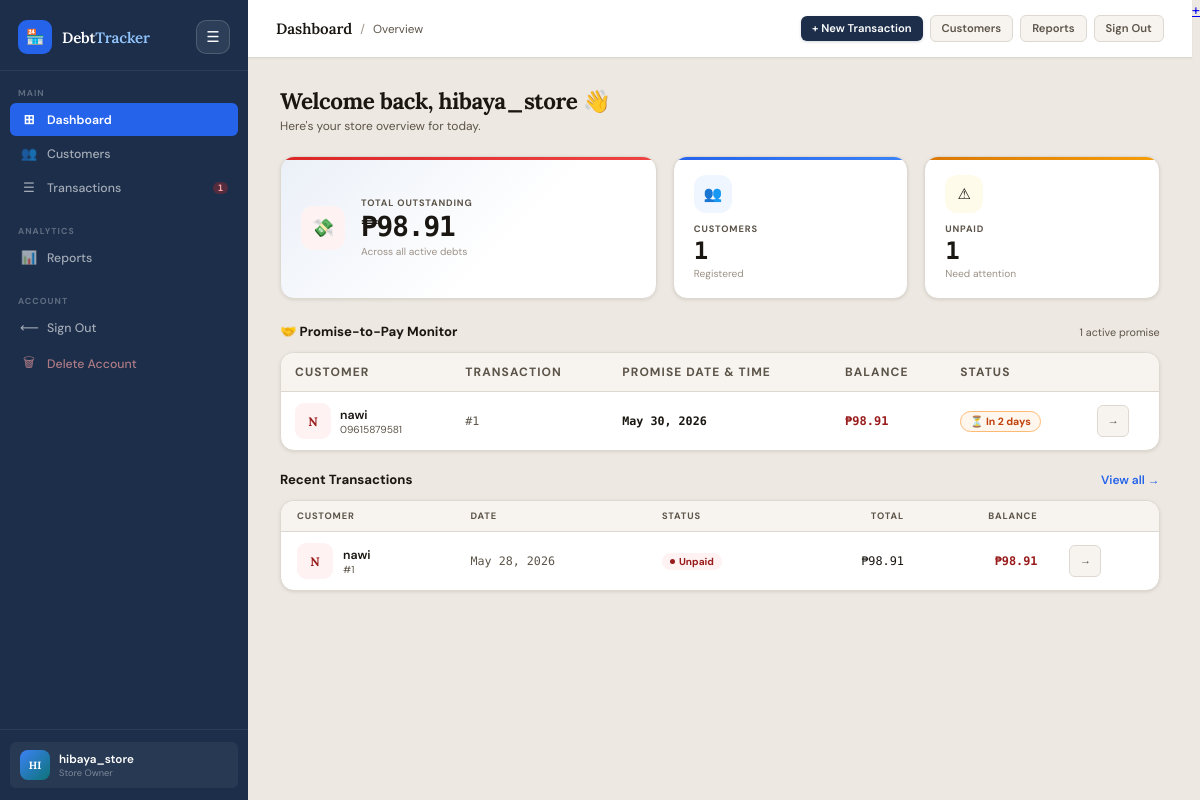
The app's page / (signed in) with its own data.
### tracker/models.py (models this page shows, shortened)
class Transaction(models.Model):
    STATUS_CHOICES = [
        ('unpaid', 'Unpaid'),
        ('partial', 'Partially Paid'),
        ('paid', 'Fully Paid'),
    ]
    customer = models.ForeignKey(Customer, on_delete=models.CASCADE, related_name='transactions')
    date = models.DateField(default=timezone.now)
    time = models.TimeField(default=default_transaction_time)
    notes = models.TextField(blank=True, null=True)
    status = models.CharField(max_length=10, choices=STATUS_CHOICES, default='unpaid')
    promise_date = models.DateField(blank=True, null=True)
    promise_time = models.TimeField(blank=True, null=True)
    receipt_token = models.CharField(max_length=36, unique=True, blank=True)
    created_at = models.DateTimeField(auto_now_add=True)
    class Meta:
        ordering = ['-date', '-created_at']
    def total_amount(self):
        return sum(item.subtotal() for item in self.items.all()) or Decimal('0')
    def total_paid(self):
        result = self.payments.aggregate(models.Sum('amount'))['amount__sum']
        return result or Decimal('0')
    def remaining_balance(self):
        return self.total_amount() - self.total_paid()

class Customer(models.Model):
    owner = models.ForeignKey(User, on_delete=models.CASCADE, related_name='customers')
    name = models.CharField(max_length=100)
    phone = models.CharField(max_length=20, blank=True, null=True)
    notes = models.TextField(blank=True, null=True)
    created_at = models.DateTimeField(default=timezone.now)
    class Meta:
        ordering = ['name']
    def total_balance(self):
        total = Decimal('0')
        for txn in self.transactions.all():
            total += txn.remaining_balance()
        return total

class TransactionItem(models.Model):
    UNIT_CHOICES = [
        ('qty', 'Qty'),
        ('kg', 'Kg'),
    ]
    transaction = models.ForeignKey(Transaction, on_delete=models.CASCADE, related_name='items')
    item_name = models.CharField(max_length=200)
    quantity = models.DecimalField(max_digits=8, decimal_places=2, default=1)
    unit = models.CharField(max_length=3, choices=UNIT_CHOICES, default='qty')
    price = models.DecimalField(max_digits=10, decimal_places=2)
    def subtotal(self):
        return self.quantity * self.price

### tracker/views.py (the view)
# urls.py: path('', views.dashboard, name='dashboard'),
@login_required
def dashboard(request):
    customers = Customer.objects.filter(owner=request.user)
    customer_count = customers.count()
    all_customers = list(customers)
    total_debt = sum(c.total_balance() for c in all_customers)
    recent_txns = Transaction.objects.filter(
        customer__owner=request.user
    ).select_related('customer').prefetch_related('items', 'payments')[:8]
    top_debtors = sorted(all_customers, key=lambda c: c.total_balance(), reverse=True)
    top_debtors = [c for c in top_debtors if c.total_balance() > 0][:5]
    unpaid_count = Transaction.objects.filter(
        customer__owner=request.user, status__in=['unpaid', 'partial']
    ).count()
    today = date.today()
    promise_txns_qs = Transaction.objects.filter(
        customer__owner=request.user,
        status__in=['unpaid', 'partial'],
        promise_date__isnull=False,
    ).select_related('customer').prefetch_related('items', 'payments').order_by('promise_date')
    promise_items = []
    for txn in promise_txns_qs:
        delta = (txn.promise_date - today).days
        if delta < 0:
            status_label = 'Overdue'
            status_cls   = 'promise-overdue'
        elif delta == 0:
            status_label = 'Due Today'
            status_cls   = 'promise-today'
        elif delta <= 3:
            status_label = f'In {delta} day{"s" if delta != 1 else ""}'
            status_cls   = 'promise-soon'
        else:
            status_label = f'In {delta} days'
            status_cls   = 'promise-upcoming'
        promise_items.append({
            'txn': txn,
            'delta': delta,
            'status_label': status_label,
            'status_cls': status_cls,
        })
    overdue_count = sum(1 for p in promise_items if p['status_cls'] == 'promise-overdue')
    due_today_count = sum(1 for p in promise_items if p['status_cls'] == 'promise-today')
    context = {
        'total_debt': total_debt,
        'customer_count': customer_count,
        'recent_txns': recent_txns,
        'top_debtors': top_debtors,
        'unpaid_count': unpaid_count,
        'promise_items': promise_items,
        'overdue_count': overdue_count,
        'due_today_count': due_today_count,
        'active_nav': 'dashboard',
    }
    return render(request, 'tracker/dashboard.html', context)

### tracker/templates/tracker/dashboard.html (shortened to what this page needs)
{% extends 'tracker/base.html' %}
{% block topbar_title %}Dashboard{% endblock %}
{% block page_subtitle %}Overview{% endblock %}
{% block topbar_actions %}
  <a href="{% url 'transaction_create' %}" class="btn btn-primary btn-sm">+ New Transaction</a>
  <a href="{% url 'customer_list' %}" class="btn btn-ghost btn-sm">Customers</a>
  <a href="{% url 'reports' %}" class="btn btn-ghost btn-sm">Reports</a>
{% endblock %}
{% block content %}
<div class="page-header">
  <div class="page-header-left">
    <h1>Welcome back, {{ request.user.username }} 👋</h1>
    <p>Here's your store overview for today.</p>
  </div>
</div>
<div class="stats-grid">
  <div class="stat-card featured c-red">
    <div class="stat-ico ico-red">💸</div>
    <div>
      <div class="stat-label">Total Outstanding</div>
      <div class="stat-value">₱{{ total_debt|floatformat:2 }}</div>
      <div class="stat-sub">Across all active debts</div>
    </div>
  </div>
  <div class="stat-card c-blue">
    <div class="stat-ico ico-blue">👥</div>
    <div>
      <div class="stat-label">Customers</div>
      <div class="stat-value">{{ customer_count }}</div>
      <div class="stat-sub">Registered</div>
    </div>
  </div>
  <div class="stat-card c-orange">
    <div class="stat-ico ico-orange">⚠</div>
    <div>
      <div class="stat-label">Unpaid</div>
      <div class="stat-value">{{ unpaid_count }}</div>
      <div class="stat-sub">Need attention</div>
    </div>
  </div>
</div>
<div class="bottom-grid">
  {% if promise_items %}
  <div>
    <div class="section-hd">
      <h3>🤝 Promise-to-Pay Monitor</h3>
      <span style="font-size:0.72rem;color:var(--text-2);">{{ promise_items|length }} active promise{{ promise_items|length|pluralize }}</span>
    </div>
    <div class="card promise-desktop">
      <div class="table-wrap">
        <table class="promise-table">
          <thead>
            <tr>
              <th>Customer</th>
              <th>Transaction</th>
              <th>Promise Date &amp; Time</th>
              <th>Balance</th>
              <th>Status</th>
              <th></th>
            </tr>
          </thead>
          <tbody>
            {% for p in promise_items %}
            <tr class="{% if p.status_cls == 'promise-overdue' %}promise-overdue-row{% elif p.status_cls == 'promise-today' %}promise-today-row{% endif %}">
              <td data-label="Customer">
                <div style="display:flex;align-items:center;gap:9px;">
                  <div class="avatar {% if p.txn.status == 'partial' %}partial{% else %}high{% endif %}">
                    {{ p.txn.customer.name|slice:":1"|upper }}
                  </div>
                  <div>
                    <div style="font-weight:600;font-size:0.82rem;">
                      <a href="{% url 'customer_detail' p.txn.customer.pk %}" style="color:inherit;text-decoration:none;">{{ p.txn.customer.name }}</a>
                    </div>
                    {% if p.txn.customer.phone %}
                    <div style="font-size:0.68rem;color:var(--text-2);">{{ p.txn.customer.phone }}</div>
                    {% endif %}
                  </div>
                </div>
              </td>
              <td data-label="Transaction" style="font-size:0.78rem;color:var(--text-2);font-family:var(--mono);">#{{ p.txn.pk }}</td>
              <td data-label="Promise" style="font-size:0.78rem;">
                <span style="font-family:var(--mono);font-weight:600;">{{ p.txn.promise_date }}</span>
              </td>
              <td data-label="Balance" style="font-family:var(--mono);font-weight:700;color:var(--danger);">₱{{ p.txn.remaining_balance|floatformat:2 }}</td>
              <td data-label="Status">
                <span class="promise-badge {{ p.status_cls }}">
                  {% if p.status_cls == 'promise-overdue' %}⚠{% elif p.status_cls == 'promise-today' %}🔔{% elif p.status_cls == 'promise-soon' %}⏳{% else %}📅{% endif %}
                  {{ p.status_label }}
                </span>
              </td>
              <td data-label="Action">
                <a href="{% url 'transaction_detail' p.txn.pk %}" class="btn btn-ghost btn-sm btn-icon" title="View">→</a>
              </td>
            </tr>
            {% endfor %}
          </tbody>
        </table>
      </div>
    </div>
  </div>
  {% endif %}
  <div>
    <div class="section-hd">
      <h3>Recent Transactions</h3>
      <a href="{% url 'transaction_list' %}" class="back-link">View all →</a>
    </div>
    {% if recent_txns %}
    <div class="card recent-desktop">
      <div class="table-wrap">
        <table>
          <thead>
            <tr>
              <th>Customer</th>
              <th>Date</th>
              <th>Status</th>
              <th class="td-right">Total</th>
              <th class="td-right">Balance</th>
              <th></th>
            </tr>
          </thead>
          <tbody>
            {% for txn in recent_txns %}
            <tr>
              <td data-label="Customer">
                <div style="display:flex;align-items:center;gap:10px;">
                  <div class="avatar {% if txn.status == 'paid' %}paid{% elif txn.status == 'partial' %}partial{% else %}high{% endif %}">
                    {{ txn.customer.name|slice:":1"|upper }}
                  </div>
                  <div>
                    <div style="font-weight:600;font-size:0.82rem;">{{ txn.customer.name }}</div>
                    <div style="font-size:0.68rem;color:var(--text-2);">#{{ txn.pk }}</div>
                  </div>
                </div>
              </td>
              <td data-label="Date" class="td-muted td-mono" style="font-size:0.78rem;">{{ txn.date }}</td>
              <td data-label="Status">
                {% if txn.status == 'paid' %}<span class="status-pill status-paid">Paid</span>
                {% elif txn.status == 'partial' %}<span class="status-pill status-partial">Partial</span>
                {% else %}<span class="status-pill status-unpaid">Unpaid</span>{% endif %}
              </td>
              <td data-label="Total" class="td-mono td-right">₱{{ txn.total_amount|floatformat:2 }}</td>
              <td data-label="Balance" class="td-mono td-right {% if txn.status == 'paid' %}td-success{% else %}td-danger{% endif %}">
                {% if txn.status == 'paid' %}—{% else %}₱{{ txn.remaining_balance|floatformat:2 }}{% endif %}
              </td>
              <td><a href="{% url 'transaction_detail' txn.pk %}" class="btn btn-ghost btn-sm btn-icon">→</a></td>
            </tr>
            {% endfor %}
          </tbody>
        </table>
      </div>
    </div>
    {% endif %}
  </div>
</div>
{% endblock %}

### tracker/templates/tracker/base.html (shortened to what this page needs)
<!DOCTYPE html>
<html lang="en">
<head>
</head>
<body>
  <aside class="sidebar" id="sidebar">
    <div class="sb-brand-wrap">
      <a href="{% url 'dashboard' %}" class="sb-brand">
        <div class="sb-logo">🏪</div>
        <div class="sb-name">Debt<span>Tracker</span></div>
      </a>
      <button type="button" class="sidebar-toggle" onclick="toggleSidebar()">☰</button>
    </div>
    <div class="sb-section">
      <div class="sb-section-label">Main</div>
      <a href="{% url 'dashboard' %}" class="sb-link {% if active_nav == 'dashboard' %}active{% endif %}"><span class="sb-icon">⊞</span> Dashboard</a>
      <a href="{% url 'customer_list' %}" class="sb-link {% if active_nav == 'customers' %}active{% endif %}"><span class="sb-icon">👥</span> Customers</a>
      <a href="{% url 'transaction_list' %}" class="sb-link {% if active_nav == 'transactions' %}active{% endif %}"><span class="sb-icon">☰</span> Transactions{% if unpaid_count %}<span class="sb-badge">{{ unpaid_count }}</span>{% endif %}</a>
    </div>
    <div class="sb-section">
      <div class="sb-section-label">Analytics</div>
      <a href="{% url 'reports' %}" class="sb-link {% if active_nav == 'reports' %}active{% endif %}"><span class="sb-icon">📊</span> Reports</a>
    </div>
    <div class="sb-section">
      <div class="sb-section-label">Account</div>
      <a href="{% url 'logout' %}" class="sb-link"><span class="sb-icon">⟵</span> Sign Out</a>
      <a href="{% url 'delete_account' %}" class="sb-link" style="color:rgba(252,165,165,0.65);"><span class="sb-icon">🗑</span> Delete Account</a>
    </div>
    <div class="sb-user">
      <div class="sb-user-inner">
        <div class="sb-avatar">{{ request.user.username|slice:":2"|upper }}</div>
        <div><div class="sb-uname">{{ request.user.username }}</div><div class="sb-urole">Store Owner</div></div>
      </div>
    </div>
  </aside>
  <div class="app-main">
    <header class="topbar">
      <div class="tb-left">
        <span class="tb-title">{% block topbar_title %}DebtTracker{% endblock %}</span>
        {% block topbar_sub %}<span class="tb-sep">/</span><span class="tb-sub">{% block page_subtitle %}{% endblock %}</span>{% endblock %}
      </div>
      <div class="tb-right">
        {% block topbar_actions %}{% endblock %}
        <a href="{% url 'logout' %}" class="btn btn-ghost btn-sm">Sign Out</a>
      </div>
    </header>
    <main class="page-content">{% block content %}{% endblock %}</main>
  </div>
  {% block fab %}
  {% if active_nav != 'reports' %}
  <a href="{% url 'transaction_create' %}" class="fab-global" title="New Transaction">+</a>
  {% endif %}
  {% endblock %}
</body>
</html>

### tracker/templates/tracker/dashboard.html (style rules this page uses)
.stats-grid { display: grid; grid-template-columns: 1.6fr 1fr 1fr; gap: 16px; margin-bottom: 24px; }
.stat-card { background: var(--surface); border: 1px solid var(--border); border-radius: var(--r-lg); padding: 18px 20px; box-shadow: var(--shadow-sm); position: relative; overflow: hidden; transition: box-shadow 0.15s, transform 0.15s; }
.stat-card::after { content: ''; position: absolute; top: 0; left: 0; right: 0; height: 3px; border-radius: 3px 3px 0 0; }
.stat-card.c-red::after { background: linear-gradient(90deg, #DC2626, #EF4444); }
.stat-card.c-blue::after { background: linear-gradient(90deg, #2563EB, #3B82F6); }
.stat-card.c-orange::after { background: linear-gradient(90deg, #D97706, #F59E0B); }
.stat-card.featured { display: flex; align-items: center; gap: 16px; background: linear-gradient(135deg, #EBF0F8 0%, #fff 60%); }
.stat-ico { width: 44px; height: 44px; border-radius: 12px; display: flex; align-items: center; justify-content: center; font-size: 1.2rem; flex-shrink: 0; }
.ico-red { background: var(--danger-bg); }
.ico-blue { background: #EFF6FF; }
.ico-orange { background: #FFFBEB; }
.stat-label { font-size: 0.62rem; font-weight: 700; text-transform: uppercase; letter-spacing: 0.09em; color: var(--text-2); margin-bottom: 4px; }
.stat-value { font-size: 1.6rem; font-weight: 800; font-family: var(--mono); letter-spacing: -0.04em; color: var(--text); line-height: 1; }
.stat-card.featured .stat-value { font-size: 1.85rem; }
.stat-sub { font-size: 0.68rem; color: var(--text-3); margin-top: 4px; }
.stat-card:not(.featured) { display: flex; flex-direction: column; justify-content: space-between; min-height: 110px; }
.stat-card:not(.featured) .stat-ico { align-self: flex-start; margin-bottom: 10px; width: 38px; height: 38px; font-size: 1rem; }
.bottom-grid { display: grid; grid-template-columns: 1fr; gap: 20px; }
.section-hd { display: flex; align-items: center; justify-content: space-between; margin-bottom: 12px; }
.section-hd h3 { font-size: 0.88rem; font-weight: 700; color: var(--text); }
.promise-desktop { display: block; }
.recent-desktop { display: block; }
.promise-table th, .promise-table td { padding: 11px 14px; font-size: 0.8rem; }
.promise-table thead { background: var(--surface-2); }
.promise-table tbody tr { border-top: 1px solid var(--border); transition: background 0.1s; }
.promise-badge { display: inline-flex; align-items: center; gap: 5px; padding: 3px 9px; border-radius: 20px; font-size: 0.7rem; font-weight: 700; white-space: nowrap; }
.promise-soon { background: #fff7ed; color: #c2410c; border: 1px solid #fdba74; }

### records on screen
Transaction: txn.customer.name "N", txn.customer.name "nawi", txn.customer.phone "09615879581", txn.pk "1", txn.promise_date "May 30, 2026", txn.remaining_balance "98.91", status_label "In 2 days", customer.name "N", customer.name "nawi", pk "1", date "May 28, 2026", status "Unpaid", total_amount "98.91", remaining_balance "98.91"

### other values on screen
{{ unpaid_count }} "1"
{{ request.user.username|slice:":2"|upper }} "HI"
{{ request.user.username }} "hibaya_store"
{{ total_debt|floatformat:2 }} "98.91"
{{ customer_count }} "1"
{{ promise_items|length }} "1"
